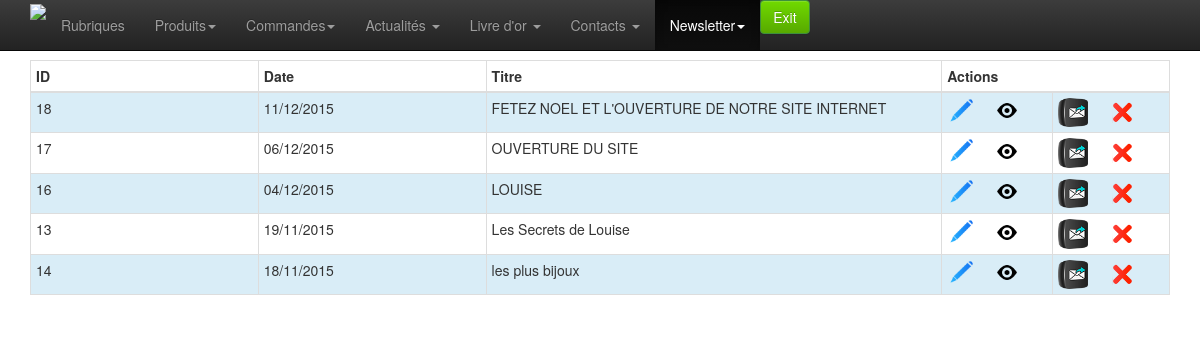
The app's page /admin/newsletter-list.php (signed in) with its own data.
### tables this page shows
CREATE TABLE `newsletter` (
  `id` int(10) unsigned NOT NULL AUTO_INCREMENT,
  `date` datetime DEFAULT NULL,
  `titre` varchar(250) DEFAULT NULL,
  `bas_page` text,
  PRIMARY KEY (`id`)
);

### admin/classes/StorageManager.php (called while the page is built, shortened)
<?php
class StorageManager{
	protected function dbConnect() {
	    $host = DBHOST;
	    $user = DBUSER;
	    $pass = DBPASSWD;
	    $bdd  = DBNAME;
		try {
			$this->mysqli = new mysqli ($host, $user, $pass, $bdd) ;
		} catch (Exception $e) {
			throw new Exception("Erreur Connexion DB ". $e->getMessage());
		}
	}
}
?>

### admin/classes/Newsletter.php (called while the page is built, shortened)
<?php
require_once("StorageManager.php");
class Newsletter extends StorageManager {
	public function newsletterGet($id){
		if (!isset($id)){
			$requete = "SELECT * FROM `newsletter` ORDER BY `date` DESC" ;
		} else {
			$requete = "SELECT * FROM `newsletter` WHERE `id_newsletter`=". $id ;
		}
		$new_array = null;
		$result = mysqli_query($this->mysqli,$requete);
		while( $row = mysqli_fetch_assoc( $result)){
			$new_array[] = $row;
		}
		return $new_array;
	}
}

### admin/classes/utils.php (called while the page is built, shortened)
<?
	function traitement_datetime_affiche($date) {
		if ( $date != "" ) {
			$tab = explode(" ", $date);
			$tab2 = explode("-", $tab[0]);
		   	return $tab2[2] . "/" . $tab2[1] . "/" . $tab2[0] ;
		}
		else
			return "";
	}
?>

### admin/newsletter-list.php (the view, shortened to what this page needs)
<?php include_once 'classes/utils.php';?>
<?php
require 'classes/Newsletter.php';
	$newsletter = new Newsletter();
	$result = $newsletter->newsletterGet(null);
?>
<!doctype html>
<html class="no-js" lang="en">
<head>
	<?php include_once 'inc-meta.php';?>
</head>
<body>
	<?php require_once 'inc-menu.php';?>
	<div class="container">
		<div class="row">
			<div class="col-xs-12 col-sm-12 col-md-12">
				<table class="table table-hover table-bordered table-condensed table-striped" >
					<thead>
						<tr>
							<th class="col-md-1" style="">
								ID
							</th>
							<th class="col-md-1" style="">
								Date
							</th>
							<th class="col-md-2" style="">
								Titre
							</th>
							<th class="col-md-1" colspan="2" style="">
								Actions
							</th>
						</tr>
					</thead>
					<tbody>
						<?php
						if (!empty($result)) {
							$i=0;
							foreach ($result as $value) {
							$i++;
							?>
							<tr class="<?php if ($i%2!=0) echo 'info'?>">
								<td><?php echo $value['id']?></td>
								<td><?php echo traitement_datetime_affiche($value['date'])?></td>
								<td><?php echo $value['titre']?></td>
								<td><a href="newsletter-edit.php?id=<?php echo $value['id'] ?>"><img src="img/modif.png" width="30" alt="Modifier" ></a>&nbsp;&nbsp;&nbsp;&nbsp;
								<img src="img/eye.png" width="20" alt="preview" onclick="openPreview('<?php echo $value['id']?>')"> </td>
								<td>
								 <a href="newsletter-send.php?id=<?php echo $value['id'] ?>"><img src="img/env.png" width="30" alt="Supprimer"></a> &nbsp;&nbsp;&nbsp;&nbsp;
								<img src="img/del.png" width="20" alt="Supprimer" onclick="$('.supp<?php echo $value['id']?>').css('display', 'block');"> </td>
							</tr>
							<?php } ?>
						<?php } ?>
					</tbody>
				</table>
			</div>
		</div>
	</div>
</body>
</html>

### admin/css/style.css (style rules this page uses)
body { padding-top: 60px; padding-bottom: 40px; }

### records on screen
newsletter: id "18", date "11/12/2015", titre "FETEZ NOEL ET L'OUVERTURE DE NOTRE SITE INTERNET"
newsletter: id "17", date "06/12/2015", titre "OUVERTURE DU SITE"
newsletter: id "16", date "04/12/2015", titre "LOUISE"
newsletter: id "13", date "19/11/2015", titre "Les Secrets de Louise"
newsletter: id "14", date "18/11/2015", titre "les plus bijoux"
